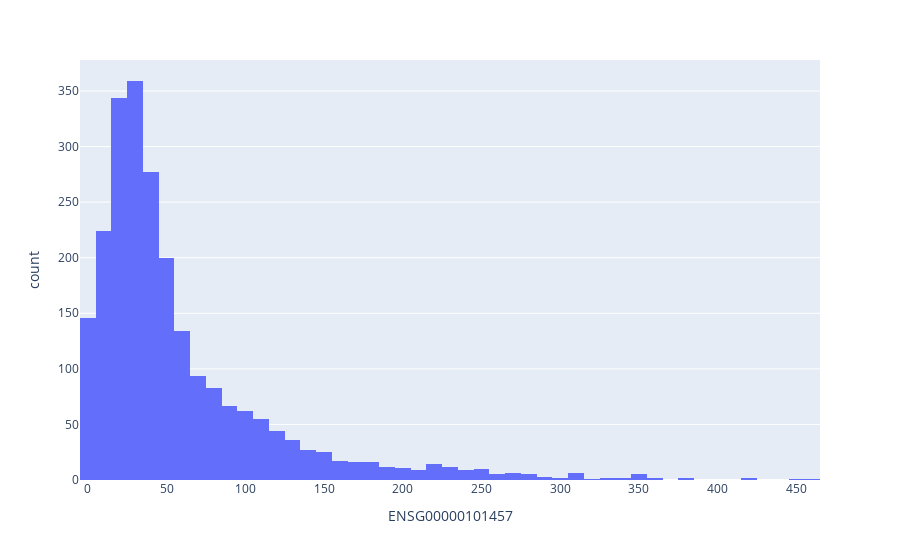

Notebook code for this chart:
### Markdown cell above
## Exploratory Analysis

### Code cell
column_gene_name = random.choice(df_genes_labels.columns.to_list())
print(f"Random column: {column_gene_name}")
fig = px.histogram(df_genes_labels, x=column_gene_name)
fig.show()

### Figure 1 — Plotly figure (JSON) as saved in the notebook; plotly's stock layout.template omitted (floating-point values rounded to 4 significant figures; data arrays with more than 128 entries replaced by an {"elided": "..."} marker saying what was removed)
{"data": [{"alignmentgroup": "True", "bingroup": "x", "hovertemplate": "ENSG00000101457=%{x}<br>count=%{y}<extra></extra>", "legendgroup": "", "marker": {"color": "#636efa", "pattern": {"shape": ""}}, "name": "", "offsetgroup": "", "orientation": "v", "showlegend": false, "type": "histogram", "x": {"elided": "2348 float values"}, "xaxis": "x", "yaxis": "y"}], "layout": {"barmode": "relative", "legend": {"tracegroupgap": 0}, "margin": {"t": 60}, "xaxis": {"anchor": "y", "domain": [0, 1], "title": {"text": "ENSG00000101457"}}, "yaxis": {"anchor": "x", "domain": [0, 1], "title": {"text": "count"}}}}
